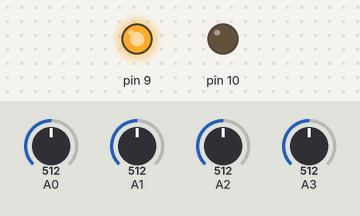
Bench run of a sketch on a simulated Arduino Uno, built with avr-gcc and run on an emulated ATmega328P. Shown: output pins drawn as LEDs (lit = HIGH). The test bench sets the inputs (shaded band); at power-on: A0 = 512, A1 = 512, A2 = 512, A3 = 512. What the sketch prints to the serial monitor is not drawn.

Above: at 0.1 s.
Timing chart, 0 to 1.6 s (numbered marks = the images above):
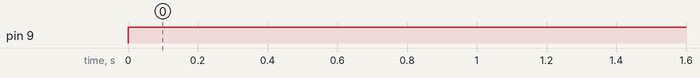

The sketch:

AQi.ino
```cpp
void setup() {
  // put your setup code here, to run once:
Serial.begin(9600);
pinMode(9, OUTPUT);
pinMode(10, OUTPUT);

}

void loop() {
  // put your main code here, to run repeatedly:
  int value_mq135 = analogRead(A0); // Air Quality (CO, Ammonia, Benzene, Alcohol, smoke)
  int value_mq9 = analogRead(A1); //MQ-9 - Carbon Monoxide, flammable gasses
  int so2 = analogRead(A2); // Air Quality (CO, Ammonia, Benzene, Alcohol, smoke)
  int o3 = analogRead(A3);
  Serial.println("AirQuality=");
  Serial.println(value_mq135, DEC);
  Serial.println(" PPM");

  Serial.println("CO=");
  Serial.println(value_mq9, DEC);
  Serial.println(" PPM");
  if(value_mq9 >= 100 || value_mq135>200 || so2>=100 || o3>90){
    digitalWrite(9,HIGH);
    digitalWrite(10,LOW);

  }
  else{
    digitalWrite(10,HIGH);
        digitalWrite(9,LOW);

  }

  delay(1000);
}
```

Measured:
- by itself, pin 9: LOW → HIGH at 0.00 s
